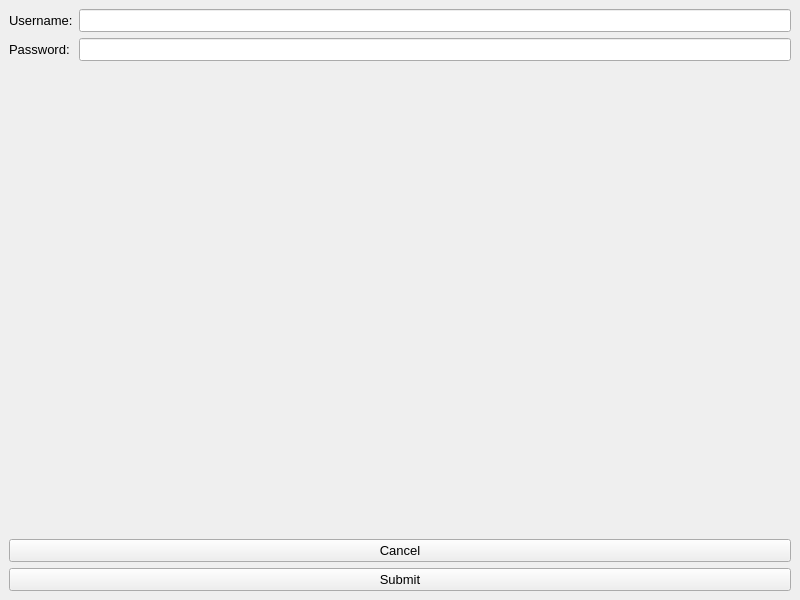
<?xml version="1.0" encoding="UTF-8"?>
<ui version="4.0">
 <class>CommonLoginWindow</class>
 <widget class="QMainWindow" name="CommonLoginWindow">
  <property name="geometry">
   <rect>
    <x>0</x>
    <y>0</y>
    <width>800</width>
    <height>600</height>
   </rect>
  </property>
  <property name="font">
   <font>
    <pointsize>10</pointsize>
   </font>
  </property>
  <property name="windowTitle">
   <string>Login</string>
  </property>
  <widget class="QWidget" name="centralWidget">
   <layout class="QVBoxLayout" name="verticalLayout">
    <item>
     <layout class="QFormLayout" name="formLayout">
      <item row="0" column="0">
       <widget class="QLabel" name="UNameLabel">
        <property name="font">
         <font>
          <pointsize>10</pointsize>
         </font>
        </property>
        <property name="text">
         <string>Username:</string>
        </property>
       </widget>
      </item>
      <item row="0" column="1">
       <widget class="QLineEdit" name="UNameLineEdit"/>
      </item>
      <item row="1" column="0">
       <widget class="QLabel" name="PwordLabel">
        <property name="font">
         <font>
          <pointsize>10</pointsize>
         </font>
        </property>
        <property name="text">
         <string>Password:</string>
        </property>
       </widget>
      </item>
      <item row="1" column="1">
       <widget class="QLineEdit" name="PwordLineEdit"/>
      </item>
     </layout>
    </item>
    <item>
     <widget class="QPushButton" name="cancelPushButton">
      <property name="text">
       <string>Cancel</string>
      </property>
     </widget>
    </item>
    <item>
     <widget class="QPushButton" name="submitPushButton">
      <property name="font">
       <font>
        <pointsize>10</pointsize>
       </font>
      </property>
      <property name="text">
       <string>Submit</string>
      </property>
     </widget>
    </item>
   </layout>
  </widget>
 </widget>
 <resources/>
 <connections/>
</ui>
